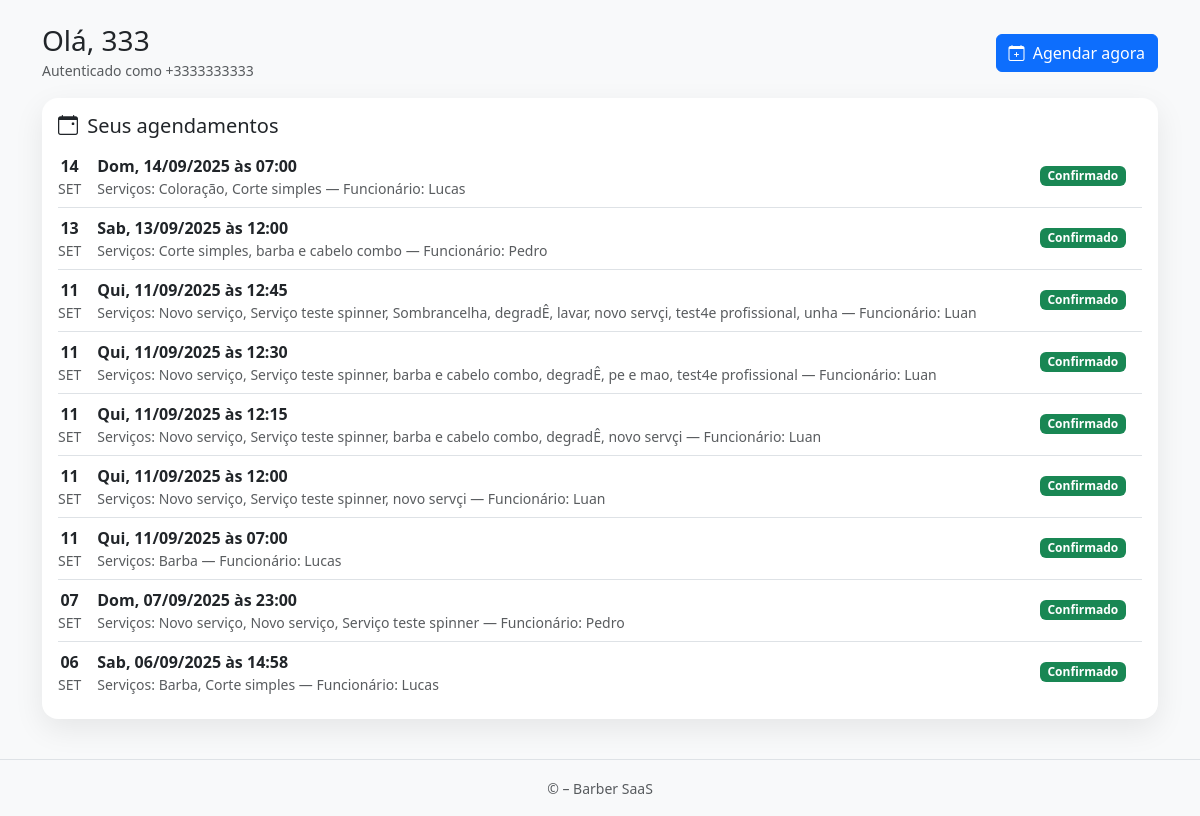
The app's page /client/dashboard/ (signed in), older data.
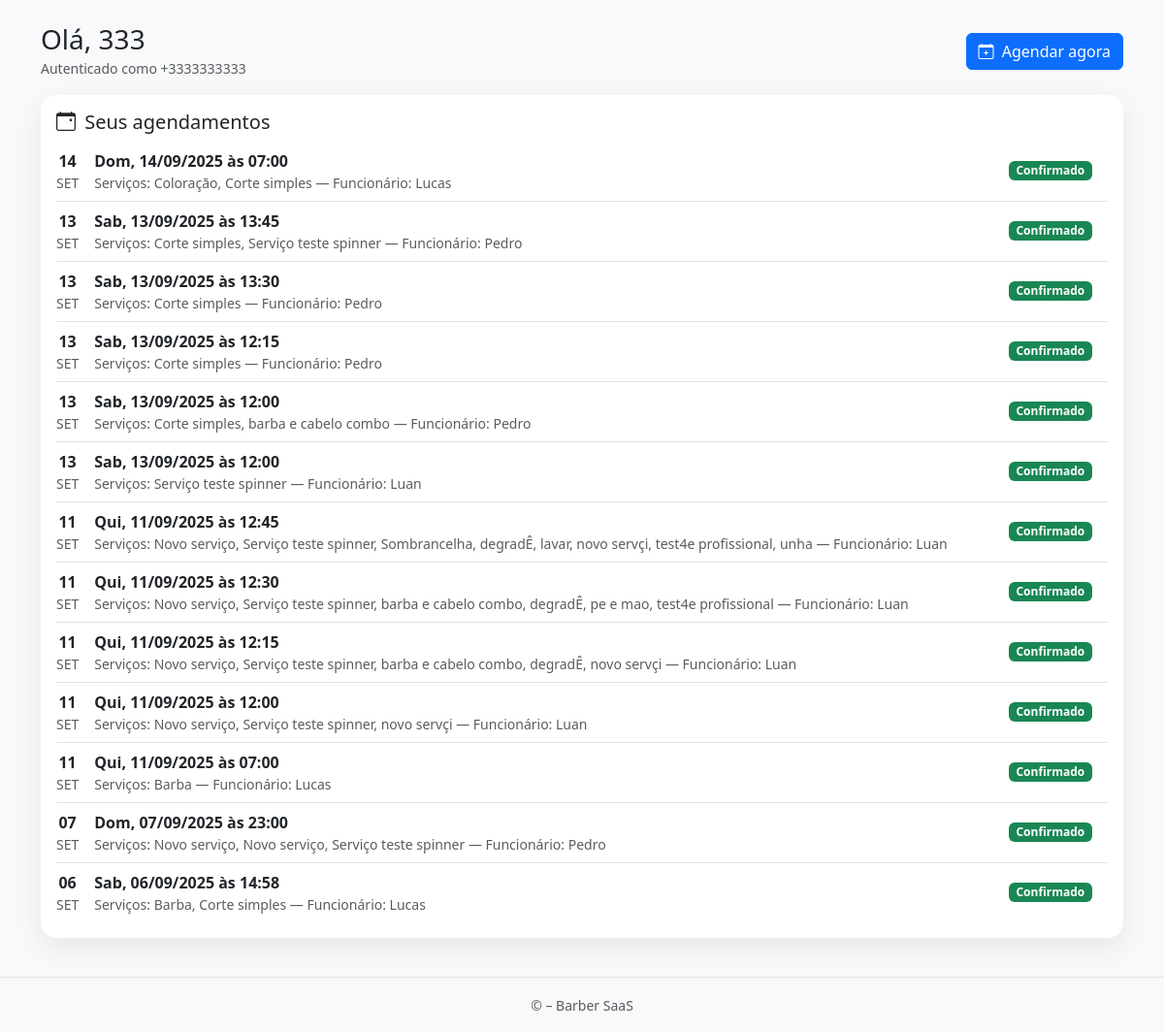
The same page, newer data.
### apps/accounts/models.py (models this page shows, shortened)
class User(AbstractUser):
    nome = models.CharField(max_length=120, blank=True, null=True)
    sobrenome = models.CharField(max_length=120, blank=True, null=True)
    grupo = models.SlugField(max_length=150, blank=True)  # << slug único para subdomínio
    email = models.EmailField(unique=True)
    is_owner = models.BooleanField(default=False)
    is_client = models.BooleanField(default=False)
    phone_regex = RegexValidator(r"^\+?\d{10,15}$", "Informe telefone no formato internacional, ex.: +5585...")
    phone = models.CharField(max_length=17, blank=True, null=True, validators=[phone_regex])
    full_name = models.CharField(max_length=120, blank=True, null=True)
    USERNAME_FIELD = "email"
    REQUIRED_FIELDS = []
    objects = UserManager()

### apps/appointments/models.py (models this page shows, shortened)
class Agendamento(models.Model):
    cliente = models.ForeignKey(
        settings.AUTH_USER_MODEL,
        on_delete=models.CASCADE,
        related_name="agendamentos"
    )
    loja = models.ForeignKey("cadastro.Loja", on_delete=models.CASCADE, related_name="agendamentos")
    funcionario = models.ForeignKey("cadastro.Funcionario", on_delete=models.CASCADE, related_name="agendamentos")
    servicos = models.ManyToManyField("cadastro.Servico", related_name="agendamentos")
    duracao_total_minutos = models.PositiveIntegerField(default=0)
    data = models.DateField()
    hora = models.TimeField()
    criado_em = models.DateTimeField(auto_now_add=True)
    confirmado = models.BooleanField(default=False)
    no_show = models.BooleanField(default=False)
    class FormaPagamento(models.TextChoices):
        PIX = "pix", "PIX"
        DEBITO = "debito", "Débito"
        DINHEIRO = "dinheiro", "Dinheiro"
        CREDITO = "credito", "Cartão de Crédito"
    valor_final = models.DecimalField(
        max_digits=10, decimal_places=2, null=True, blank=True
    )
    teve_desconto = models.BooleanField(default=False)
    forma_pagamento = models.CharField(
        max_length=20, choices=FormaPagamento.choices, blank=True, null=True
    )
    observacao = models.TextField(blank=True)
    finalizado_em = models.DateTimeField(blank=True, null=True)

### apps/cadastro/models.py (models this page shows, shortened)
class Servico(models.Model):
    loja = models.ForeignKey(Loja, on_delete=models.CASCADE, related_name='servicos')
    nome = models.CharField(max_length=160)
    slug = models.SlugField(max_length=180, blank=True)
    descricao = models.TextField(blank=True)
    duracao_minutos = models.PositiveSmallIntegerField(validators=[MinValueValidator(1)], default=30)
    preco = models.DecimalField(max_digits=10, decimal_places=2, validators=[MinValueValidator(0)])
    profissionais = models.ManyToManyField('Funcionario', related_name='servicos', blank=True)
    ativo = models.BooleanField(default=True)
    criado_em = models.DateTimeField(auto_now_add=True)
    atualizado_em = models.DateTimeField(auto_now=True)
    class Meta:
        verbose_name = "Serviço"
        verbose_name_plural = "Serviços"
        ordering = ("nome",)
        unique_together = (("loja", "slug"),)

class Funcionario(models.Model):
    class Cargo(models.TextChoices):
        BARBEIRO = 'barbeiro', 'Barbeiro'
        CABELEIREIRO = 'cabeleireiro', 'Cabeleireiro(a)'
        MANICURE = 'manicure', 'Manicure/Pedicure'
        ESTETICISTA = 'esteticista', 'Esteticista'
        SOMBRANCELHA = 'sobrancelha', 'Designer de Sobrancelha'
        RECEPCAO = 'recepcao', 'Recepção'
        OUTRO = 'outro', 'Outro'
    phone_regex = RegexValidator(
        r'^\+?\d{10,15}$',
        'Informe telefone no formato internacional, ex.: +5585...'
    )
    loja = models.ForeignKey('Loja', on_delete=models.CASCADE, related_name='funcionarios')
    nome = models.CharField(max_length=120)
    cargo = models.CharField(max_length=20, choices=Cargo.choices, default=Cargo.BARBEIRO)
    email = models.EmailField(blank=True, null=True)
    telefone = models.CharField(max_length=17, blank=True, null=True, validators=[phone_regex])
    slug = models.SlugField(max_length=160, blank=True)
    ativo = models.BooleanField(default=True)
    cor_hex = models.CharField(max_length=7, default='#000000', help_text='Cor para exibir no calendário (ex.: #FF0000)')
    criado_em = models.DateTimeField(auto_now_add=True)
    atualizado_em = models.DateTimeField(auto_now=True)
    class Meta:
        verbose_name = 'Funcionário'
        verbose_name_plural = 'Funcionários'
        unique_together = (('loja', 'slug'),)
        ordering = ('nome',)

### apps/accounts/views.py (the view)
# urls.py: path('client/dashboard/', views.client_dashboard, name='client_dashboard'),
@login_required
def client_dashboard(request):
    loja = None
    shop_slug = (
        request.session.get('shop_slug')
        or request.GET.get('shop')
        or get_shop_slug_from_host(request)
    )
    if shop_slug:
        from apps.cadastro.models import Loja
        loja = Loja.objects.filter(slug=shop_slug, ativa=True).first()
    agendamentos = Agendamento.objects.filter(cliente=request.user)
    if loja:
        agendamentos = agendamentos.filter(loja=loja)
    agendamentos = agendamentos.select_related("funcionario", "loja").prefetch_related("servicos").order_by("-data", "-hora")
    return render(
        request,
        "accounts/client_dashboard.html",
        {
            "loja": loja,
            "agendamentos": agendamentos,
        }
    )

### apps/accounts/utils.py (called while the page is built, shortened)
def get_shop_slug_from_host(request: HttpRequest) -> Optional[str]:
    host = request.get_host().split(':')[0]
    parts = host.split('.')
    is_ipv4 = (len(parts) == 4 and all(p.isdigit() for p in parts))
    if is_ipv4 or len(parts) < 3:
        return None

### apps/accounts/templates/accounts/client_dashboard.html (shortened to what this page needs)
{% extends "accounts/base_client.html" %}
{% block extra_head %}
  <link href="https://cdn.jsdelivr.net/npm/bootstrap-icons@1.11.3/font/bootstrap-icons.min.css" rel="stylesheet">
{% endblock %}
{% block content %}
  <div class="d-flex align-items-center justify-content-between mb-3">
    <div>
      <h3 class="mb-0">Olá, {{ request.user.full_name|default:"Cliente" }}</h3>
      <small class="text-muted">Autenticado como {{ request.user.phone }}</small>
    </div>
    <a href="{% url 'appointments:agendamento_start' %}" class="btn btn-primary">
      <i class="bi bi-calendar-plus me-1"></i> Agendar agora
    </a>
  </div>
  <div id="client-dashboard-fragment">
    {% include "accounts/partials/client_dashboard.html" %}
  </div>
{% endblock %}

### apps/accounts/templates/accounts/base_client.html (shortened to what this page needs)
<!doctype html>
<html lang="pt-BR">
<head>
  <link href="https://cdn.jsdelivr.net/npm/bootstrap-icons@1.11.3/font/bootstrap-icons.min.css" rel="stylesheet">
  <link href="https://cdn.jsdelivr.net/npm/bootstrap@5.3.2/dist/css/bootstrap.min.css" rel="stylesheet">
  {% block extra_head %}{% endblock %}
</head>
<body hx-boost="true" class="bg-light d-flex flex-column min-vh-100">
  <main class="flex-grow-1 container py-4" hx-history-elt>
    {% block content %}{% endblock %}
  </main>
  <footer class="text-center text-muted py-3 border-top">
    <small>&copy; {{ now|date:"Y" }} – Barber SaaS</small>
  </footer>
</body>
</html>

### apps/accounts/templates/accounts/partials/client_dashboard.html (shortened to what this page needs)
<div class="card card-elev mb-3">
  <div class="card-body">
    <div class="d-flex align-items-center justify-content-between mb-2">
      <h5 class="mb-0"><i class="bi bi-calendar-event me-1"></i> Seus agendamentos</h5>
    </div>
    {% if agendamentos %}
      <div class="list-group list-group-flush">
        {% for a in agendamentos %}
          <div class="list-group-item px-0">
            <div class="d-flex flex-wrap align-items-center gap-3">
              <div class="d-flex align-items-center me-auto">
                <div class="me-3 text-center">
                  <div class="fw-bold">{{ a.data|date:"d" }}</div>
                  <div class="text-muted small text-uppercase">{{ a.data|date:"b" }}</div>
                </div>
                <div>
                  <div class="fw-semibold">
                    {{ a.data|date:"D" }}, {{ a.data|date:"d/m/Y" }} às {{ a.hora|time:"H:i" }}
                  </div>
                  <div class="text-muted small">
                    Serviços:
                    {% if a.servicos.all %}
                      {% for s in a.servicos.all %}
                        {{ s.nome }}{% if not forloop.last %}, {% endif %}
                      {% endfor %}
                    {% else %}—{% endif %}
                    {% if a.funcionario %}
                      — Funcionário: {{ a.funcionario.nome|default:"—" }}
                    {% endif %}
                  </div>
                </div>
              </div>
              {% with st=a.status|default:"confirmado" %}
              <span class="badge
                {% if st == 'confirmado' %} text-bg-success
                {% elif st == 'pendente' %} text-bg-warning
                {% elif st == 'cancelado' %} text-bg-secondary
                {% else %} text-bg-light border
                {% endif %}">
                {{ st|capfirst }}
              </span>
              {% endwith %}
            </div>
          </div>
        {% endfor %}
      </div>
    {% endif %}
  </div>
</div>

### apps/accounts/templates/accounts/client_dashboard.html (style rules this page uses)
.card-elev { border:0; border-radius:1rem; box-shadow:0 10px 30px rgba(0,0,0,.08); }

Row changes from the older to the newer data that the page shows:
added Agendamento: data "13", data "SET", data "Sab", data "13/09/2025", hora "13:45", funcionario.nome "Pedro", value "Confirmado", Servico (nome "Corte simples"), Servico (nome "Serviço teste spinner")
added Agendamento: data "13", data "SET", data "Sab", data "13/09/2025", hora "13:30", funcionario.nome "Pedro", value "Confirmado", Servico (nome "Corte simples")
added Agendamento: data "13", data "SET", data "Sab", data "13/09/2025", hora "12:15", funcionario.nome "Pedro", value "Confirmado", Servico (nome "Corte simples")
added Agendamento: data "13", data "SET", data "Sab", data "13/09/2025", hora "12:00", funcionario.nome "Luan", value "Confirmado", Servico (nome "Serviço teste spinner")
